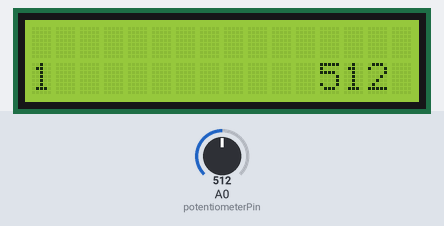
A sketch run on a simulated Arduino Uno, built with avr-gcc and run on an emulated ATmega328P. Parts: 16×2 character LCD. Inputs (shaded band) come from the test bench; at power-on: A0 (potentiometerPin) = 512.

Above: at 1.2 s.
1.3 s: A0 (potentiometerPin) set to 716
At 2.8 s:
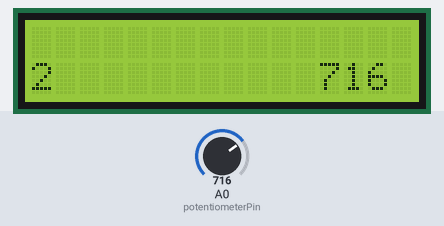
4.5 s: A0 (potentiometerPin) set to 900
At 5.5 s:
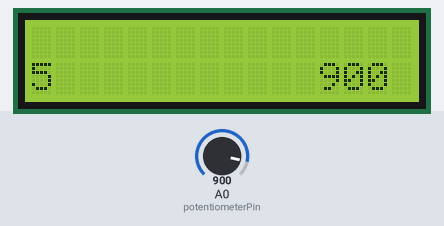
7.5 s: A0 (potentiometerPin) set to 1023
At 8.8 s:
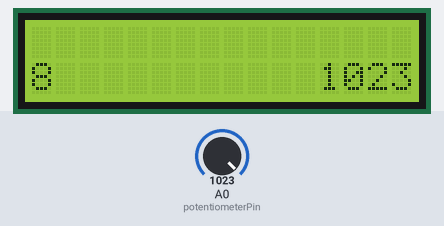
Timing chart, 0 to 10.5 s (numbered marks = the images above; inputs shaded):
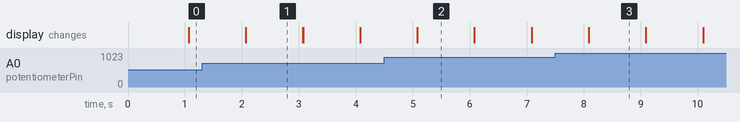

Measured:
- what the display in image 1 shows lasts 1.0 s, from 2.1 s to 3.1 s

The sketch:

code_P3.ino
```cpp
// include the library code:
#include <LiquidCrystal.h>

// initialize the library by associating any needed LCD interface pin
// with the arduino pin number it is connected to
const int rs = 12, en = 11, d4 = 2, d5 = 3, d6 = 4, d7 = 5;
LiquidCrystal lcd(rs, en, d4, d5, d6, d7);

int seconds;
const int potentiometerPin = A0;
int potentiometerValue = 0;

void setup() {
    // set up the LCD's number of columns and rows:
    lcd.begin(16, 2);
    // Print a message to the LCD.
    Serial.begin(9600);
    pinMode(A0, INPUT);
}

void loop() {
    // set the cursor to column 0, line 1
    // (note: line 1 is the second row, since counting begins with 0):
    lcd.setCursor(0, 1);
    // print the number of seconds since reset:
    seconds = millis() / 1000;
    lcd.print(seconds);

    // set cursor to right side
    lcd.setCursor(12, 1);
    // print the value of the potentiometer
    potentiometerValue = analogRead(potentiometerPin);
    lcd.print(potentiometerValue);

    delay(1000);
    lcd.clear();
}
```
